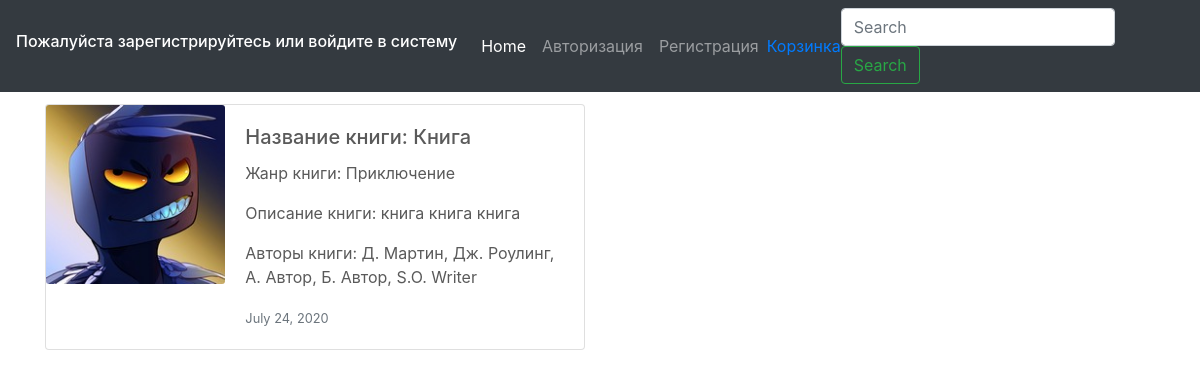
The app's page /17/detailbook/ with its own data.
### testapp/models.py (models this page shows, shortened)
class Book(models.Model):
    CATEGORY = (
        ('На складе', 'На складе'),
        ('Отсутствует на складе', 'Отсутствует на складе')
    )
    name = models.CharField(
        verbose_name='Название Книги', max_length=200
        )
    description = models.TextField(
        verbose_name='Описание Книги', null=True, blank=True
        )
    genre = models.ForeignKey(
        Genre, on_delete=models.PROTECT, verbose_name='Жанр Книги',
        )
    writer = models.ManyToManyField(
        Writer)
    created = models.DateField(
        verbose_name='Создано', auto_now=False, auto_now_add=True
        )
    updated = models.DateField(
        verbose_name='Изменено', auto_now=True, auto_now_add=False
        )
    book_image = models.ImageField(
        verbose_name='Изображение книги', upload_to='profile', null=True, blank=True
        )
    price = models.FloatField(verbose_name='Цена', null=True)
    category = models.CharField(verbose_name='Статус', null=True, max_length=25, choices=CATEGORY)
    quantity_in_stok = models.IntegerField(verbose_name='Количество на складе', max_length=3)

class Genre(models.Model):
    name = models.CharField(verbose_name='Название жанра', max_length=100)
    description = models.TextField(verbose_name='Описание жанра', null=True, blank=True)
    def __str__(self):
        return self.name

class Writer(models.Model):
    name = models.CharField(verbose_name='ФИО Автора', max_length=100)
    def __str__(self):
        return self.name

### testapp/views.py (the view)
# urls.py: path('<int:pk>/detailbook/', DetailBook.as_view(), name='detailbook'),
class DetailBook(DetailView):
    model = Book
    template_name = 'testapp/detailbook.html'

### testapp/templates/testapp/detailbook.html (shortened to what this page needs)
{% extends 'base.html' %}
{% load static %}
{% block body %}
<div class="container">
<h1>Detail Book</h1>
</div>
<div class="container">
    <div class="card mb-3" style="max-width: 540px;">
        <div class="row no-gutters">
          <div class="col-md-4">
            <img src="{{ object.book_image.url }}" class="card-img" alt="...">
          </div>
          <div class="col-md-8">
            <div class="card-body">
              <h5 class="card-title"> Название книги: {{ object.name }}</h5>
              <p class="card-text"> Жанр книги: {{ object.genre }}</p>
              <p class="card-text"> Описание книги: {{ object.description }}</p>
              <p class="card-text"> Авторы книги: {{object.writer.all|join:', '}}</p>
              <p class="card-text"><small class="text-muted">{{ object.updated }}</small></p>
            </div>
          </div>
        </div>
      </div>
{% endblock body %}

### static/css/carousel.css (style rules this page uses)
body { padding-top: 3rem; padding-bottom: 3rem; color: #5a5a5a; }

### records on screen
Book: book_image (picture), name "Книга", genre "Приключение", description "книга книга книга", writer.all "Д. Мартин, Дж. Роулинг, А. Автор, Б. Автор, S.O. Writer", updated "July 24, 2020"
